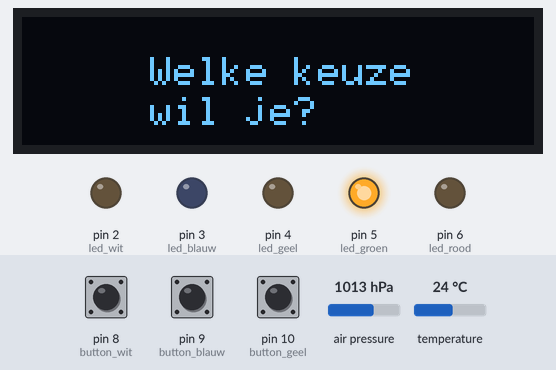
Simulated run of this sketch. Board: Arduino Uno, built with avr-gcc and run on an emulated ATmega328P. On the bench: 128×32 one-colour display, output pins drawn as LEDs (lit = HIGH). The test bench sets the inputs (shaded band); at power-on: pin 10 (button_geel) LOW, pin 9 (button_blauw) LOW, pin 8 (button_wit) LOW, air pressure 1013 hPa, temperature 24 °C.

Above: at 1.2 s.
1.3 s: pin 10 (button_geel) pulled HIGH for 1 s
At 2.7 s:
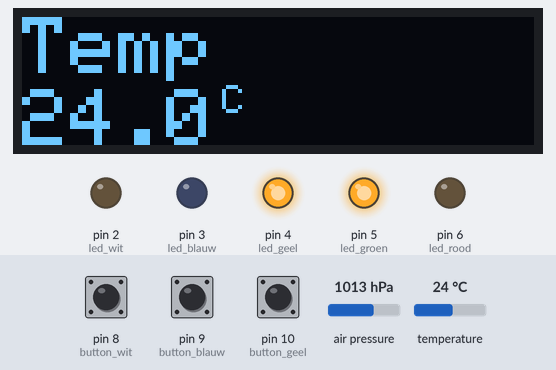
3.8 s: pin 9 (button_blauw) pulled HIGH for 1 s
At 5.5 s:
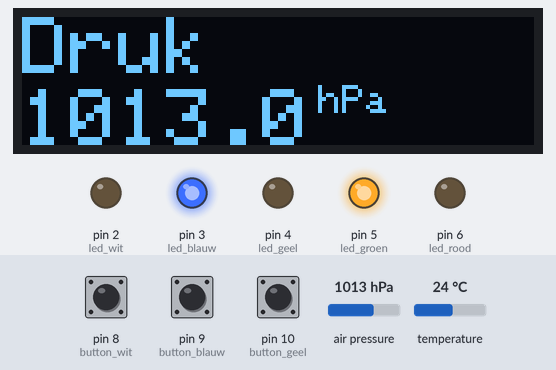
6.3 s: pin 8 (button_wit) pulled HIGH for 0.15 s
At 7.1 s:
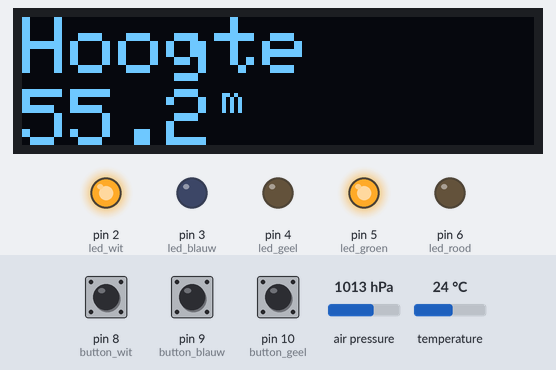
7.9 s: pin 9 (button_blauw) pulled HIGH for 0.15 s
At 8.3 s:
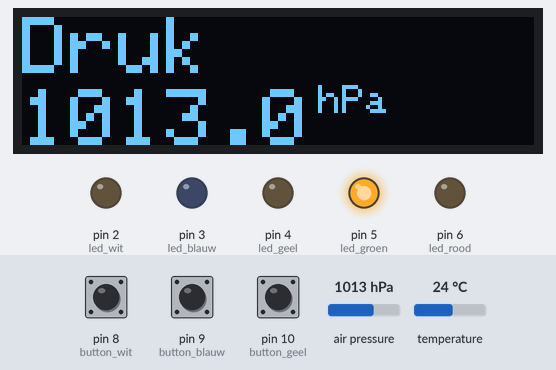
9.5 s: pin 10 (button_geel) pulled HIGH for 0.15 s
At 10.1 s:
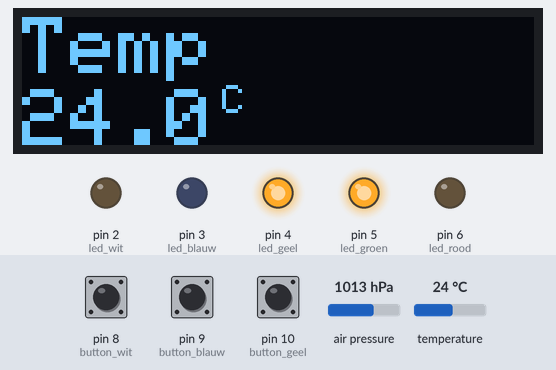
11.1 s: pin 8 (button_wit) pulled HIGH for 1 s
At 12.6 s:
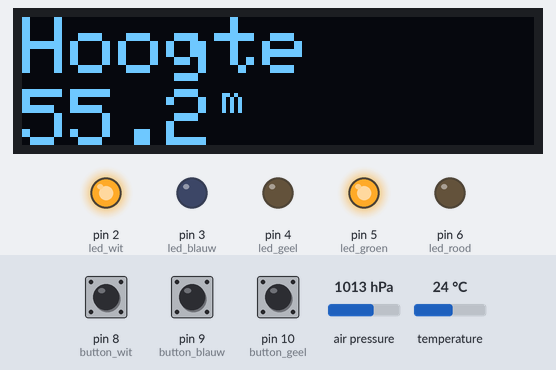
Timing chart, 0 to 14.1 s (numbered marks = the images above; inputs shaded):
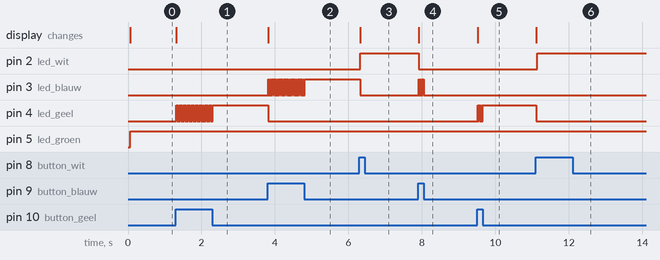

Measured:
- after the input at 1.3 s, pin 4 (led_geel): alternates HIGH for 0.02 s and LOW for 0.02 s, 55 changes in all, then stays HIGH, starting at once; the display: changes at once (image 1)
- after the input at 3.8 s, pin 3 (led_blauw): alternates HIGH for 0.02 s and LOW for 0.02 s, 53 changes in all, then stays HIGH, starting at once; pin 4 (led_geel): HIGH → LOW at once; the display: changes at once (image 2)
- after the input at 6.3 s, pin 2 (led_wit): LOW → HIGH at once; pin 3 (led_blauw): HIGH → LOW at once; the display: changes at once (image 3)
- after the input at 7.9 s, pin 2 (led_wit): HIGH → LOW at once; pin 3 (led_blauw): alternates HIGH for 0.02 s and LOW for 0.02 s, 8 changes in all, then stays LOW, starting at once; the display: changes at once (image 4)
- after the input at 9.5 s, pin 4 (led_geel): alternates HIGH for 0.02 s and LOW for 0.02 s, 9 changes in all, then stays HIGH, starting at once; the display: changes at once (image 5)
- after the input at 11.1 s, pin 2 (led_wit): LOW → HIGH at once; pin 4 (led_geel): HIGH → LOW at once; the display: changes at once (image 6)

The sketch:

Arduino_uno.ino
```cpp
#include <Adafruit_GFX.h>         //Bibliotheken voor de OLED en BMP280
#include <Adafruit_SSD1306.h>     //Bibliotheken voor OLED
#include <Adafruit_BMP280.h>      //Bibliotheken voor BMP280
#define SCREEN_WIDTH 128          // OLED schermbreedte, in pixels
#define SCREEN_HEIGHT 32          // OLED schermhoogte, in pixels
#define OLED_RESET    -1          // Reset pin # (of -1 als je Arduino reset pin deelt)

Adafruit_SSD1306 display(SCREEN_WIDTH, SCREEN_HEIGHT, &Wire, OLED_RESET); //Declareren van de weergavenaa(display)
Adafruit_BMP280 bmp;              //voor fout melding te kunnen geven

int led_wit = 2;
int led_blauw = 3;
int led_geel = 4;
int led_groen = 5;
int led_rood = 6;

int button_wit = 8;
int button_blauw = 9;
int button_geel = 10;

int ledState_wit =LOW;
int ledState_blauw =LOW;
int ledState_geel =LOW;
int ledState_groen =LOW;
int ledState_rood =LOW;

int buttonCurrent_wit;
int buttonPrevious_wit = LOW;
int buttonCurrent_blauw;
int buttonPrevious_blauw = LOW;
int buttonCurrent_geel;
int buttonPrevious_geel = LOW;

void setup() {
bmp.begin();                                   //Start de bmp
display.begin(SSD1306_SWITCHCAPVCC, 0x3C);     //Start the OLED scherm
display.clearDisplay();                        //reset scherm
display.display();                             //dat scherm aan staat
display.setTextColor(WHITE);                   //kleur van tekst
display.setCursor(32,10);                      //(kolom,rij)kolom kan van 0 tot 128 en rij kan van 0 tot 32
display.setTextSize(1);                        //de hoogte tekst kan van 1 tot 8
display.print("Welke keuze");                  //toon de text
display.setCursor(32,20);                      //(kolom,rij)kolom kan van 0 tot 128 en rij kan van 0 tot 32
display.setTextSize(1);                        //de hoogte tekst kan van 1 tot 8
display.print("wil je?");                      //de println zeg volgende lijn afprinten
display.display();                             //reset het scherm

pinMode(led_wit, OUTPUT);                      //dat led uitgang is
pinMode(led_blauw, OUTPUT);                    //dat led uitgang is
pinMode(led_geel, OUTPUT);                     //dat led uitgang is
pinMode(led_groen, OUTPUT);                    //dat led uitgang is
pinMode(led_rood, OUTPUT);                     //dat led uitgang is

pinMode(button_wit, INPUT);                    //dat drukknop ingang is
pinMode(button_blauw, INPUT);                  //dat drukknop ingang is
pinMode(button_geel, INPUT);                   //dat drukknop ingang is
}
void loop() {
  ledState_groen = HIGH;                      //groene led aan gaat

  display.clearDisplay();
  float T = bmp.readTemperature();            //Lees temperatuur in °C
  float P = bmp.readPressure()/100;           //Lees druk in Pa en conversie naar hPa
  float A = bmp.readAltitude(1019.66);        //Bij het bereken van de hoogte is de "1019.66" de druk in (hPa) op zeeniveau

  buttonCurrent_wit =digitalRead(button_wit);
  buttonCurrent_blauw =digitalRead(button_blauw);
  buttonCurrent_geel =digitalRead(button_geel);


  if (!bmp.begin())
  {   display.setCursor(0,0);
      display.setTextColor(WHITE);
      display.setCursor(16,10);
      display.setTextSize(1);
      display.print("Opgepast!");
      display.setCursor(16,20);
      display.setTextSize(1);
      display.print("foute aansluiting!");
      display.display();
      ledState_rood = HIGH;
      ledState_groen = LOW;
      ledState_wit = LOW;
      ledState_blauw = LOW;
      ledState_geel = LOW;
      buttonCurrent_wit = LOW;
      buttonCurrent_blauw = LOW;
      buttonCurrent_geel = LOW;
  }
  if (buttonCurrent_wit == HIGH && buttonPrevious_wit == LOW)
  {
      display.setCursor(0,0);
      display.setTextColor(WHITE);
      display.setTextSize(2);
      display.print("Hoogte");
      display.setCursor(0,18);
      display.print(A,1);
      display.setCursor(50,17);
      display.setTextSize(1);
      display.print("m");
      display.setCursor(65,23);
      display.display();
    if (ledState_geel == HIGH)
    {
      ledState_geel = LOW;
    }
    else
    {ledState_wit = HIGH;
     ledState_blauw = LOW;
     ledState_geel = LOW;
    }
  }
  if (buttonCurrent_blauw == HIGH && buttonPrevious_blauw == LOW)
  {   display.setCursor(0,0);
      display.setTextColor(WHITE);
      display.setTextSize(2);
      display.print("Druk");
      display.setCursor(0,18);
      display.print(P,1);
      display.setCursor(56,17);
      display.setTextSize(1);
      display.print("   hPa");
      display.setCursor(65,23);
      display.display();
    if (ledState_blauw == HIGH)
    {
      ledState_blauw = LOW;
    }
    else
    {ledState_wit = LOW;
     ledState_blauw = HIGH;
     ledState_geel = LOW;
    }
  }
  if (buttonCurrent_geel == HIGH && buttonPrevious_geel == LOW)
  {   display.setCursor(0,0);
      display.setTextColor(WHITE);
      display.setTextSize(2);
      display.print("Temp");
      display.setCursor(0,18);
      display.print(T,1);
      display.setCursor(50,17);
      display.setTextSize(1);
      display.print("C");
      display.setCursor(65,23);
      display.display();
    if (ledState_geel == HIGH)
    {
      ledState_geel = LOW;
    }
    else
    {ledState_wit = LOW;
     ledState_blauw = LOW;
     ledState_geel = HIGH;
    }
  }

digitalWrite(led_wit, ledState_wit);
digitalWrite(led_blauw, ledState_blauw);
digitalWrite(led_geel, ledState_geel);
digitalWrite(led_groen, ledState_groen);
digitalWrite(led_rood, ledState_rood);
}
```
